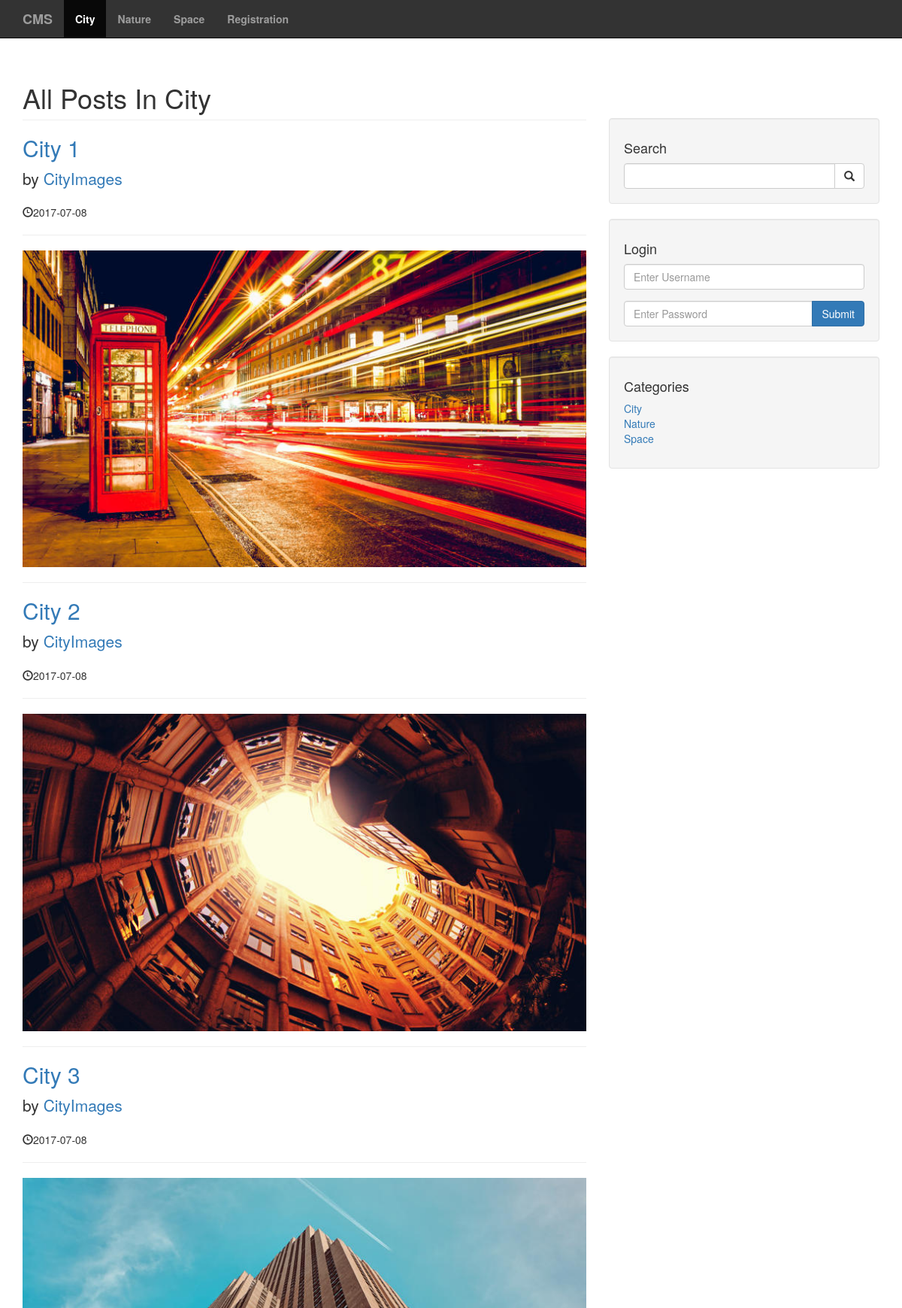
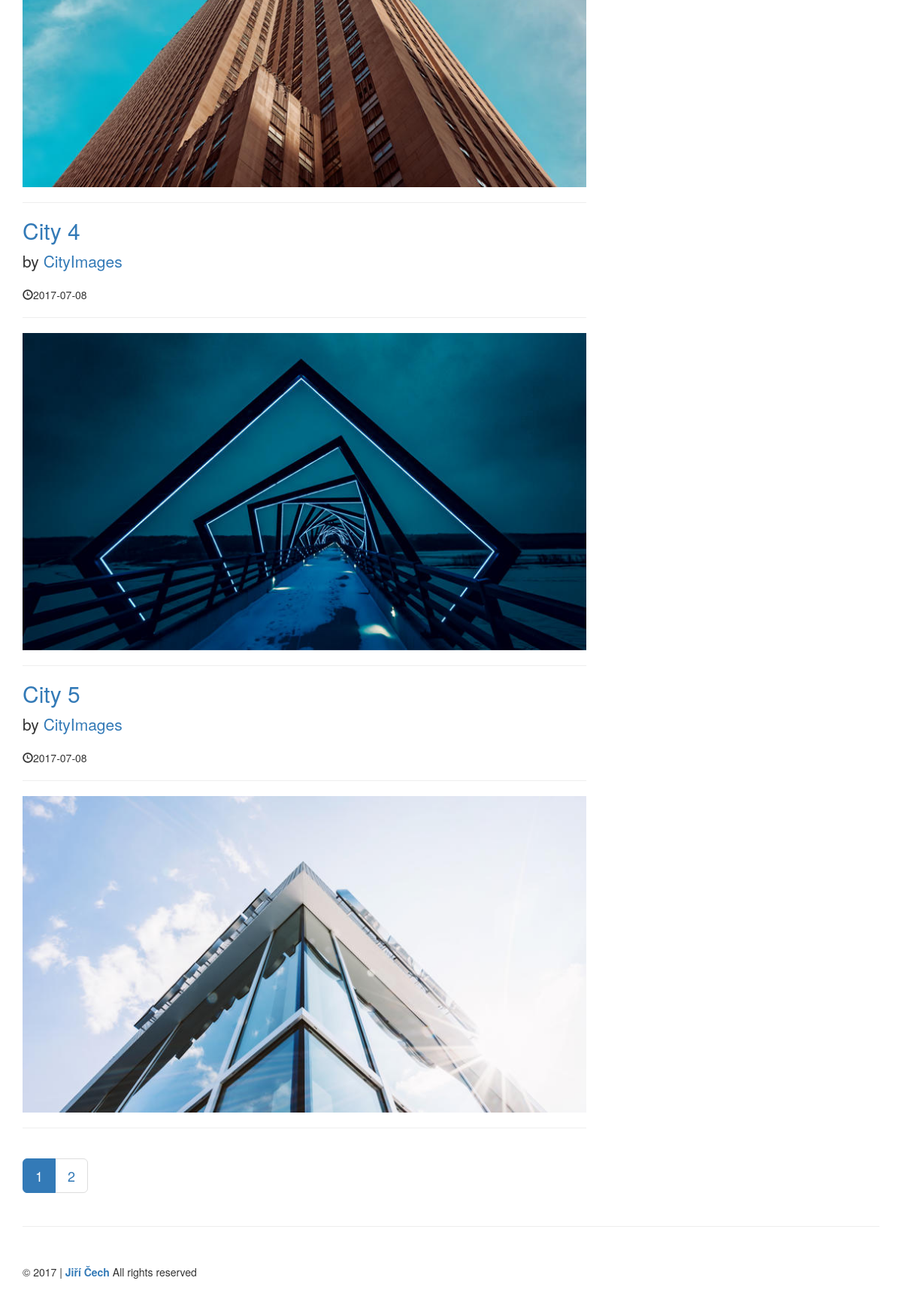
Screenshot of /category.php?category=2&page=1 with the database file from the repository (2 pictures, top to bottom).
### tables this page shows
CREATE TABLE `categories` (
  `cat_id` int(5) NOT NULL,
  `cat_title` varchar(255) NOT NULL
);

CREATE TABLE `posts` (
  `post_id` int(5) NOT NULL,
  `post_title` varchar(255) NOT NULL,
  `post_user` varchar(255) NOT NULL,
  `post_status` varchar(255) NOT NULL,
  `post_date` date NOT NULL,
  `post_image` text NOT NULL,
  `post_content` text NOT NULL,
  `post_tags` varchar(255) NOT NULL,
  `post_view_count` int(7) NOT NULL,
  `post_category_id` int(5) NOT NULL,
  `post_comment_count` int(5) NOT NULL
);

### admin/includes/functions.php (called while the page is built, shortened)
<?php
	function escape($string) {
		global $connection;
		return mysqli_real_escape_string($connection, trim($string));
	}
?>

### category.php (the view, shortened to what this page needs)
<?php include "includes/header.php"; ?>
<?php include "includes/navigation.php"; ?>
<div class="container">
  <div class="row">
    <div class="col-md-8">
			<?php
				if(isset($_GET['category'])) {
					$post_category_id = escape($_GET['category']);
					$query = "SELECT * FROM categories WHERE cat_id = '{$post_category_id}'";
					$select_categories = mysqli_query($connection, $query);
					$row = mysqli_fetch_assoc($select_categories);
					$cat_title = $row['cat_title'];
			?>
  				<h1 class="page-header">
  					All Posts In <?php echo $cat_title; ?>
          </h1>
		  <?php
		      if(isset($_SESSION['role']) && $_SESSION['role'] == 'admin') {
						$post_query_count = "SELECT * FROM posts WHERE post_category_id = '{$post_category_id}'";
					} else {
						$post_query_count = "SELECT * FROM posts WHERE post_category_id = '{$post_category_id}' AND post_status = 'published'";
					}
					$find_count = mysqli_query($connection, $post_query_count);
					$per_page = 5;
					$count = mysqli_num_rows($find_count);
					$count = ceil($count / $per_page);
					if(isset($_GET['page'])) {
						$page = escape($_GET['page']);
					} else {
						$page = "";
					}
					if($page == "" || $page == 1) {
						$limit = 0;
					} else {
						$limit = ($page * $per_page) - $per_page;
					}
		      if(isset($_SESSION['role']) &&  $_SESSION['role'] == 'admin') {
						$query = "SELECT * FROM posts WHERE post_category_id = '{$post_category_id}' LIMIT {$limit}, {$per_page}";
					} else {
						$query = "SELECT * FROM posts WHERE post_category_id = '{$post_category_id}' AND post_status = 'published' LIMIT {$limit}, {$per_page}";
					}
					$result = mysqli_query($connection, $query);
					while($row = mysqli_fetch_assoc($result)) {
						$post_id = $row ['post_id'];
						$post_title = $row ['post_title'];
						$post_user = $row ['post_user'];
						$post_date = $row ['post_date'];
						$post_image = $row ['post_image'];
			?>
          	<h2><a href="post.php?p_id=<?php echo $post_id; ?>"><?php echo $post_title ?></a></h2>
          	<p class="lead">
              by <a href="user_post.php?user=<?php echo $post_user ?>&p_id=<?php echo $post_id ?>&page=1"><?php echo $post_user ?></a>
            </p>
          	<p><span class="glyphicon glyphicon-time"></span><?php echo $post_date ?></p>
          	<hr>
          	<a href="post.php?p_id=<?php echo $post_id; ?>">
          		<img class="img-responsive" src="images/<?php echo $post_image;?>" alt="">
          	</a>
          	<hr>
		  <?php
					}
				} else {
					header("Location: index.php");
				}
		  ?>
    </div>
    <?php include "includes/sidebar.php"; ?>
  </div>
  <nav aria-label="Page navigation">
    <ul class="pagination pagination-lg">
    	<?php
      	for($i = 1; $i <= $count; $i++) {
        	if($i == $page) {
	        	echo "<li class='active'><a href='category.php?category=$post_category_id&page={$i}'>{$i}</a></li>";
        	} else {
        		echo "<li><a href='category.php?category=$post_category_id&page={$i}'>{$i}</a></li>";
        	}
      	}
       ?>
    </ul>
  </nav>
  <hr>
<?php include "includes/footer.php"; ?>

### includes/navigation.php (shortened to what this page needs)
<nav class="navbar navbar-inverse navbar-fixed-top" role="navigation">
  <div class="container">
    <div class="navbar-header">
        <a class="navbar-brand" href="index.php?page=1">CMS</a>
    </div>
    <div class="collapse navbar-collapse" id="bs-example-navbar-collapse-1">
      <ul class="nav navbar-nav">
        <?php
          $query = "SELECT * FROM categories";
					$category_menu = mysqli_query($connection, $query);
					while($row = mysqli_fetch_assoc($category_menu)) {
          	$cat_title = $row['cat_title'];
          	$cat_id = $row['cat_id'];
          	$category_class = '';
          	$registration_class = '';
          	$page_name = basename($_SERVER['PHP_SELF']);
          	$registration = 'registration.php';
          	$contact = 'contact.php';
          	if(isset($_GET['category']) && $_GET['category'] == $cat_id) {
            	$category_class = 'active';
          	} else if ($page_name == $registration) {
            	$registration_class = 'active';
          	} else if ($page_name == $contact) {
            	$contact_class = 'active';
          	}
          	echo "<li class='$category_class'><a href='category.php?category=$cat_id&page=1'>$cat_title</a></li>";
        	}
        ?>
        <?php
          if(!isset($_SESSION['role'])) {
            echo "<li class='$registration_class'><a href='registration.php'>Registration</a></li>";
          }
        ?>
      </ul>
    </div>
  </div>
</nav>

### includes/sidebar.php (shortened to what this page needs)
 <div class="col-md-4 home-page-sidebar">
  <div class="well">
    <h4>Search</h4>
    <form action="search.php" method="post">
    	<div class="input-group">
    	  <input name="search" type="text" class="form-control">
    	  <span class="input-group-btn">
    	    <button name="submit_search" class="btn btn-default" type="submit">
    	      <span class="glyphicon glyphicon-search"></span>
			    </button>
    	  </span>
    	</div>
    </form>
  </div>
  <div class="well">
    <?php if(isset($_SESSION['role'])): ?>
		  <h4>Logged in as <?php echo $_SESSION['username'] ?></h4>
		  <a href="includes/logout.php" class="btn btn-primary">Logout</a>
	  <?php else: ?>
    	<h4>Login</h4>
    	<form action="includes/login.php" method="post">
    		<div class="form-group">
    		  <input name="username" type="text" class="form-control" placeholder="Enter Username">
    		</div>
    		<div class="input-group">
  		    <input name="password" type="password" class="form-control" placeholder="Enter Password">
  		    <span class="input-group-btn">
  		    	<button class="btn btn-primary" name="login" type="submit">Submit</button>
  		    </span>
    		</div>
    	</form>
    <?php endif; ?>
  </div>
  <div class="well">
    <?php
      $query = "SELECT * FROM categories";
		  $select_categories_sidebar = mysqli_query($connection, $query);
    ?>
    <h4>Categories</h4>
    <div class="row">
      <div class="col-lg-12">
        <ul class="list-unstyled">
        	<?php
          	while($row = mysqli_fetch_assoc($select_categories_sidebar)) {
							$cat_id = $row ['cat_id'];
							$cat_title = $row ['cat_title'];
							echo "<li><a href='category.php?category={$cat_id}&page=1'>{$cat_title}</a></li>";
						}
          ?>
        </ul>
      </div>
    </div>
  </div>
</div>

### css/blog-home.css (style rules this page uses)
body { padding-top: 70px; }

### css/styles.css (style rules this page uses)
.navbar { background: rgba(0,0,0,0.8); font-weight: bold; }
.home-page-sidebar { margin-top: 87px; }

### rows the page displays
categories: cat_title "City"
categories: cat_title "Nature"
categories: cat_title "Space"
posts: post_title "City 1", post_user "CityImages", post_date "2017-07-08", post_image (picture)
posts: post_title "City 2", post_user "CityImages", post_date "2017-07-08", post_image (picture)
posts: post_title "City 3", post_user "CityImages", post_date "2017-07-08", post_image (picture)
posts: post_title "City 4", post_user "CityImages", post_date "2017-07-08", post_image (picture)
posts: post_title "City 5", post_user "CityImages", post_date "2017-07-08", post_image (picture)
